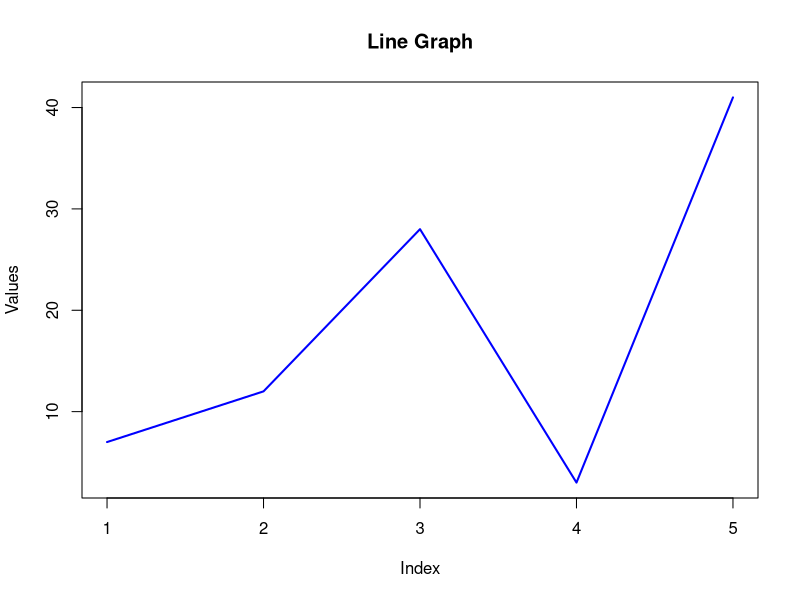
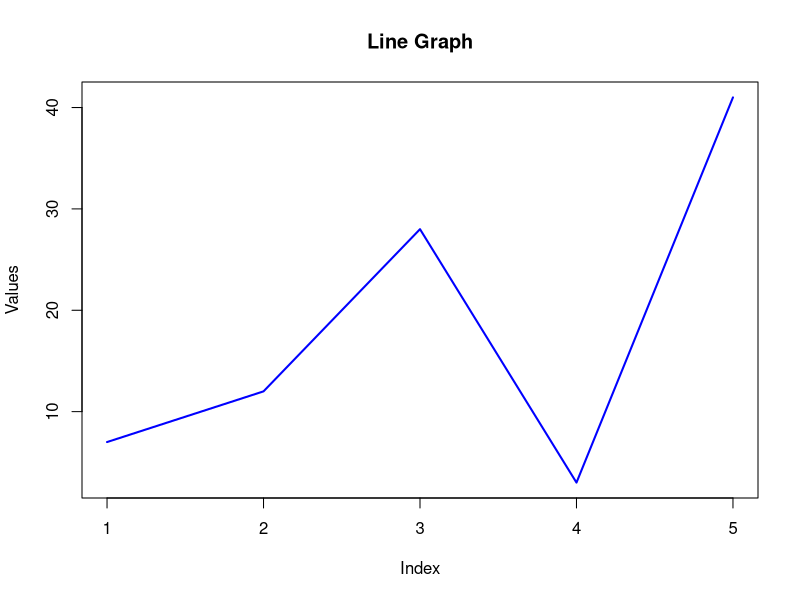
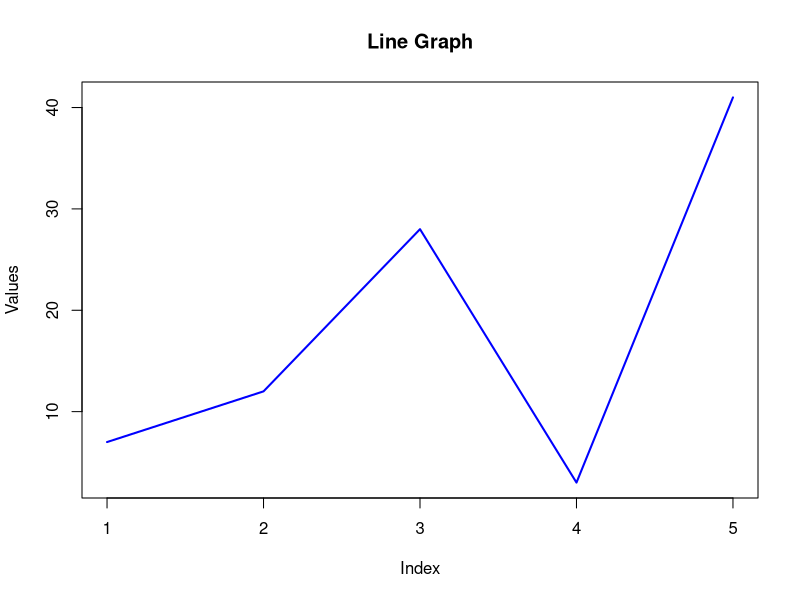

Recreate these plots in R, in order.
# Data
v <- c(7, 12, 28, 3, 41)

# Create a line plot
plot(v, type = "l", col = "blue", lwd = 2, xlab = "Index", ylab = "Values", main = "Line Graph")

# Save the plot
png("line_plot.png", width = 800, height = 400)  # Adjust width and height as needed
plot(v, type = "l", col = "blue", lwd = 2, xlab = "Index", ylab = "Values", main = "Line Graph")
dev.off()

# Display the plot (optional)
# You can uncomment the following line if you want to display the plot in the R environment
plot(v, type = "l", col = "blue", lwd = 2, xlab = "Index", ylab = "Values", main = "Line Graph")
